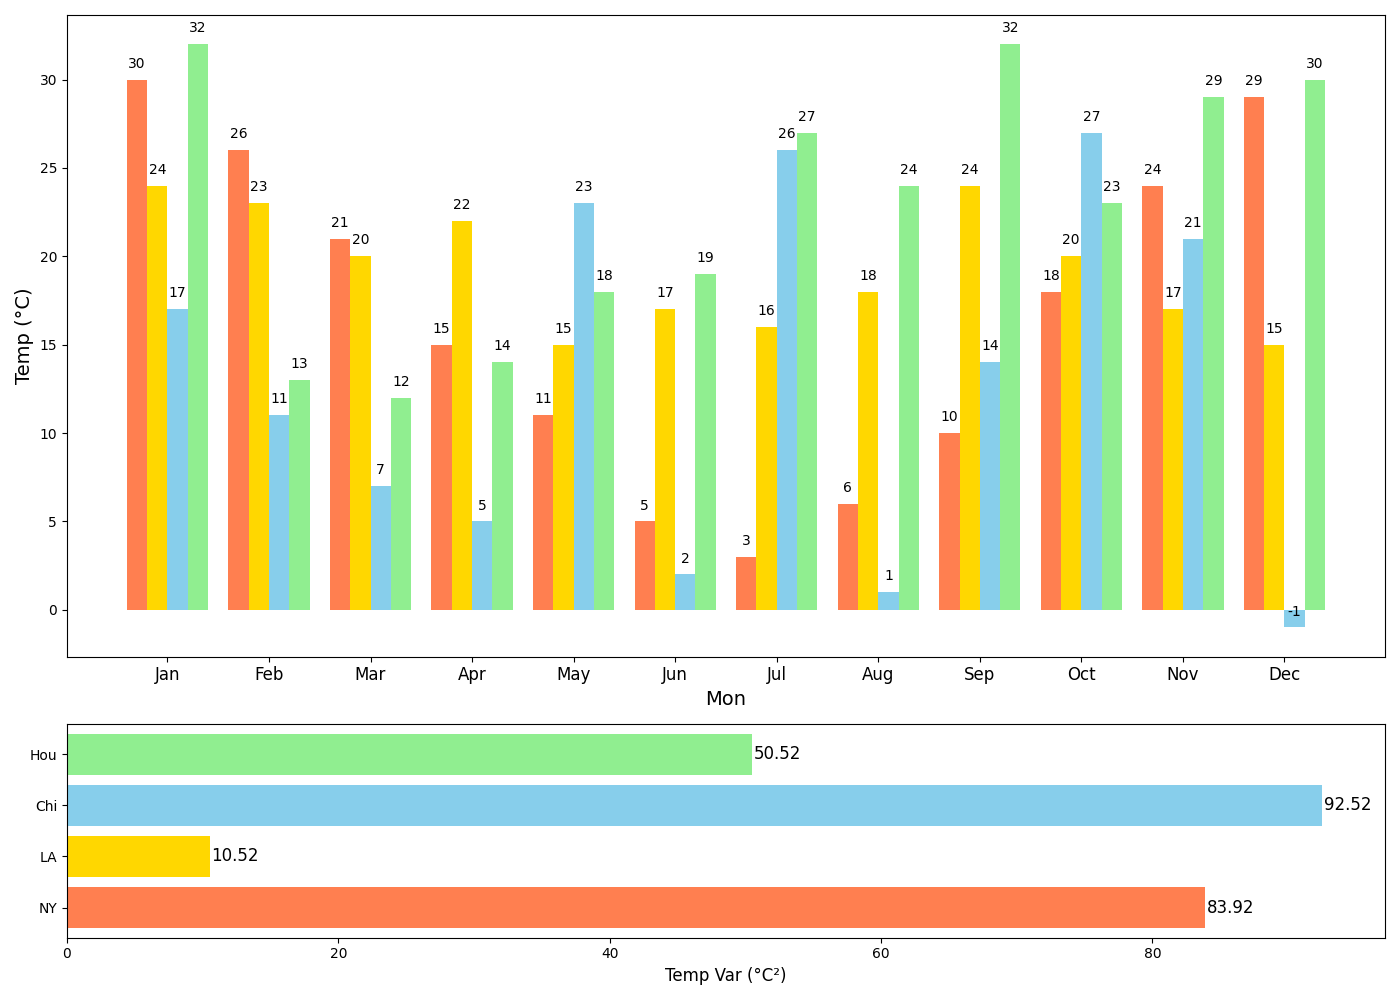

This chart was generated by the following Python code:
import matplotlib.pyplot as plt
import numpy as np

months = np.array(['Jan', 'Feb', 'Mar', 'Apr', 'May', 'Jun', 
                   'Jul', 'Aug', 'Sep', 'Oct', 'Nov', 'Dec'])

cities = ['NY', 'LA', 'Chi', 'Hou']

# Randomly altered temperature data, preserving dimensional structure
temp_data = np.array([
    [30, 26, 21, 15, 11, 5, 3, 6, 10, 18, 24, 29],  # NY data shuffled
    [24, 23, 20, 22, 15, 17, 16, 18, 24, 20, 17, 15],  # LA data shuffled
    [17, 11, 7, 5, 23, 2, 26, 1, 14, 27, 21, -1],  # Chi data shuffled
    [32, 13, 12, 14, 18, 19, 27, 24, 32, 23, 29, 30]  # Hou data shuffled
])

fig, (ax1, ax2) = plt.subplots(nrows=2, ncols=1, figsize=(14, 10), gridspec_kw={'height_ratios': [3, 1]})

bar_width = 0.2
x_positions = np.arange(len(months))
colors = ['coral', 'gold', 'skyblue', 'lightgreen']

for i, city in enumerate(cities):
    ax1.bar(x_positions + i * bar_width, temp_data[i], width=bar_width, color=colors[i])

ax1.set_xlabel('Mon', fontsize=14)
ax1.set_ylabel('Temp (°C)', fontsize=14)
ax1.set_xticks(x_positions + bar_width * 1.5)
ax1.set_xticklabels(months, fontsize=12)

for i in range(len(months)):
    for j in range(len(cities)):
        ax1.text(i + j * bar_width, temp_data[j][i] + 0.5, str(temp_data[j][i]), ha='center', va='bottom', fontsize=10)

variances = np.var(temp_data, axis=1)
ax2.barh(cities, variances, color=colors)

ax2.set_xlabel('Temp Var (°C²)', fontsize=12)

for i in range(len(cities)):
    ax2.text(variances[i] + 0.1, i, f'{variances[i]:.2f}', va='center', fontsize=12)

plt.tight_layout()
plt.show()
